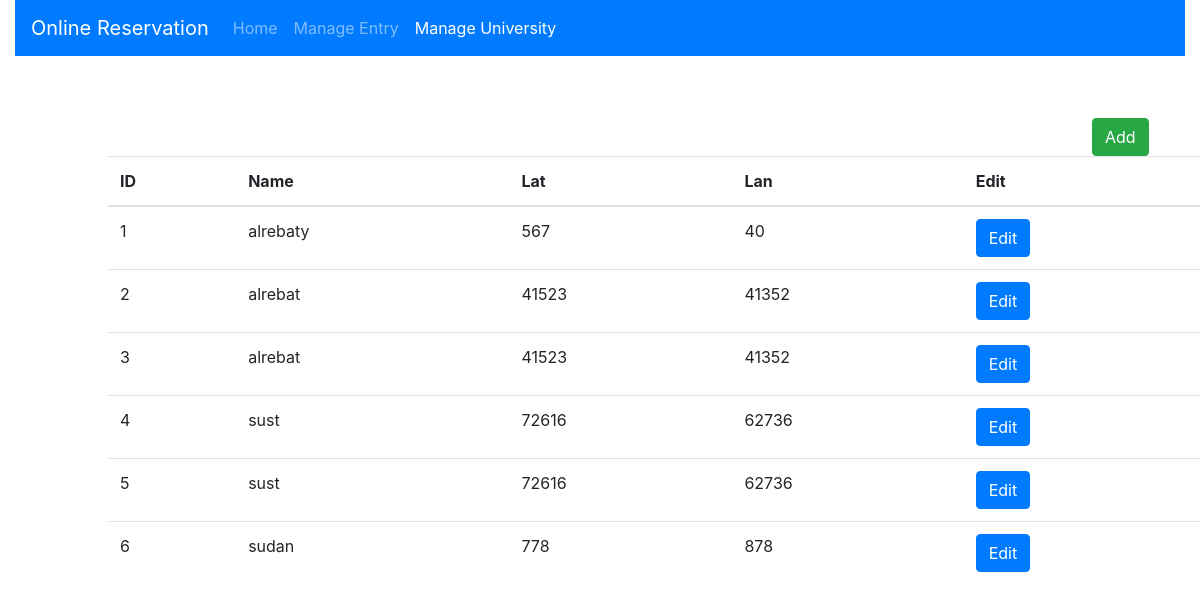
The app's page /manageUniversity.php with its own data.
### tables this page shows
CREATE TABLE `university` (
  `id` int(11) NOT NULL,
  `name` varchar(255) NOT NULL,
  `lat` varchar(25) DEFAULT NULL,
  `lan` varchar(25) DEFAULT NULL
);

### manageUniversity.php (the view, shortened to what this page needs)
<!DOCTYPE html>
<html lang="en">
  <head>
    <link rel="stylesheet" href="./bootstrap-4.3.1-dist/css/bootstrap.min.css">
  </head>
  <body>
    <div class="container-fluid">
        <nav class="navbar navbar-expand-sm bg-primary navbar-dark">
            <a class="navbar-brand" href="#">Online Reservation</a>
            <ul class="navbar-nav">
                <li class="nav-item">
                    <a class="nav-link" href="http://localhost/reserviation/dashboard.php">Home</a>
                </li>
                <li class="nav-item ">
                    <a class="nav-link" href="http://localhost/reserviation/manageEntry.php">Manage Entry</a>
                </li>
                <li class="nav-item">
                    <a class="nav-link active" href="http://localhost/reserviation/manageUniversity.php">Manage University</a>
                </li>
            </ul>
        </nav>
      </div>
      <div class="row">
    <form action="http://localhost/reserviation/addOrUpdateUni.php" method="get" style='margin-left:90%;margin-top:5%' class="form-inline">
        <input type="submit" class="btn btn-success" value="Add"/>
    </form>
    <table class="table" style="margin-left:10%;margin-right=10%">
    <thead>
      <tr>
        <th>ID</th>
        <th>Name</th>
        <th>Lat</th>
        <th>Lan</th>
        <th>Edit</th>
      </tr>
    </thead>
    <tbody>
        <?php
            $servername = "localhost";
            $user = "root";
            $password = null;
            $conn = new mysqli($servername, $user, $password,"reservation");
            $sql = "SELECT * FROM university ";
            $result = $conn->query($sql);
            if ($result->num_rows > 0) {
                $tab = "<tr>";
                while($row = $result->fetch_assoc()) {
                    $id=$row['id'];
                    $tab = $tab."<td>".$row['id']."</td>";
                    $tab = $tab."<td>".$row['name']."</td>";
                    $tab = $tab."<td>".$row['lat']."</td>";
                    $tab = $tab."<td>".$row['lan']."</td>";
                    $tab = $tab."<td style='color:blue'>"."<form method = \"get\" action=\"http://localhost/reserviation/addOrUpdateUni.php\" class=\"form-inline\">".
                        "<input type=\"submit\" class=\"btn btn-primary\" value=\"Edit\" name=\"accept\"/>".
                        "<input type=\"hidden\" name=\"id\" value='$id' /> </form> </td>";
                    $tab = $tab."</tr>";
                }
                echo $tab;
            } else {
                echo "<td>No data avalible</td>";
            }
        ?>
    </tbody>
  </table>
    </div>
  </body>
</html>

### records on screen
university: id "1", name "alrebaty", lat "567", lan "40"
university: id "2", name "alrebat", lat "41523", lan "41352"
university: id "3", name "alrebat", lat "41523", lan "41352"
university: id "4", name "sust", lat "72616", lan "62736"
university: id "5", name "sust", lat "72616", lan "62736"
university: id "6", name "sudan", lat "778", lan "878"
